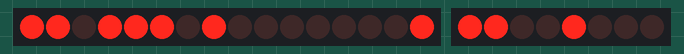
Bench run of a sketch on a simulated Arduino Uno, built with avr-gcc and run on an emulated ATmega328P. On the bench: 16 shift-register outputs drawn as a row of LEDs (first output left, lit = HIGH), 8 shift-register outputs drawn as a row of LEDs (first output left, lit = HIGH). Wiring (inferred from the names in the program): 2 × shift register (74HC595): data pin 7; shift clock pin 9; latch pin 8; shift register (74HC595): data pin 2; shift clock pin 3; latch pin 4. Wiring (inferred from the signals the program sends): 2 × row of LEDs: on Q0, Q1, Q2, Q3, Q4, Q5, Q6, Q7, Q8, Q9, Q10, Q11, Q12, Q13, Q14, Q15 / on Q0, Q1, Q2, Q3, Q4, Q5, Q6, Q7.

Above: at 0.2 s.
At 1.7 s:
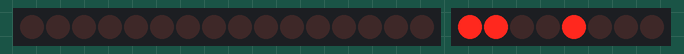
Timing chart, 0 to 3.0 s (numbered marks = the images above):
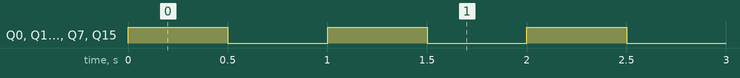

Measured:
- by itself, Q0, Q1, Q3–5, Q7, Q15: alternates HIGH for 0.50 s and LOW for 0.50 s

The sketch:

_2_chain_shift_reg_neoPixel.ino
```cpp
/*
 * This is a simple command code for shift register 74HC595
 * Using the original Arduino shiftOut tutorial https://www.arduino.cc/en/Tutorial/ShftOut11
 * yuli cai
 * 2017 Spring for thesis at ITP NYU
 */

/* for shift register chain 1 st */
//Date Serial In Pin
int DS_1 = 7;     //pin14 on 74hc595
//SHift register Clock Pin
int SH_CP_1 = 9;  //pin11 on 74hc595
//STorage register Clock Pin
int ST_CP_1 = 8;  //pin12 on 74hc595

/* for shift register chain 2 nd */
//Date Serial In Pin
int DS_2 = 2;     //pin14 on 74hc595
//SHift register Clock Pin
int SH_CP_2 = 3;  //pin11 on 74hc595
//STorage register Clock Pin
int ST_CP_2 = 4;  //pin12 on 74hc595

void setup() {
  pinMode(DS_1, OUTPUT);
  pinMode(SH_CP_1, OUTPUT);
  pinMode(ST_CP_1, OUTPUT);
  pinMode(DS_2, OUTPUT);
  pinMode(SH_CP_2, OUTPUT);
  pinMode(ST_CP_2, OUTPUT);
}


void loop() {
  digitalWrite(ST_CP_1, LOW);
  //221 in binary is 11011101
  shiftOut(DS_1, SH_CP_1, LSBFIRST, 1);
  shiftOut(DS_1, SH_CP_1, LSBFIRST, 221);
  digitalWrite(ST_CP_1, HIGH);

  digitalWrite(ST_CP_2, LOW);
  shiftOut(DS_2, SH_CP_2, LSBFIRST, 200);
  digitalWrite(ST_CP_2, HIGH);
  delay(500);

  digitalWrite(ST_CP_1, LOW);
  shiftOut(DS_1, SH_CP_1, LSBFIRST, 0);
  shiftOut(DS_1, SH_CP_1, LSBFIRST, 0);
  digitalWrite(ST_CP_1, HIGH);

  digitalWrite(ST_CP_2, LOW);
  shiftOut(DS_2, SH_CP_2, LSBFIRST, 200);
  digitalWrite(ST_CP_2, HIGH);
  delay(500);

}
```
